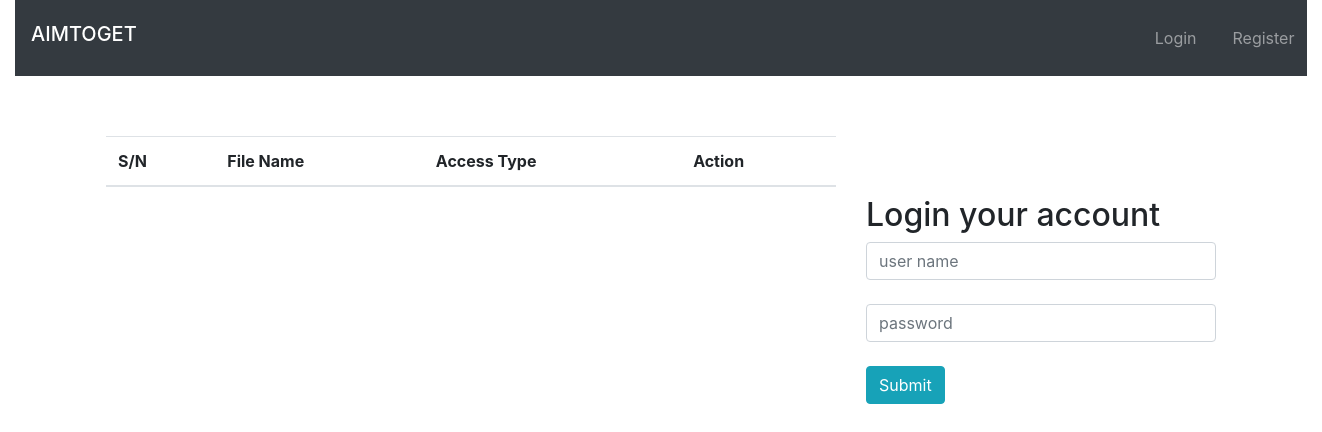
Before: / with the older database file.
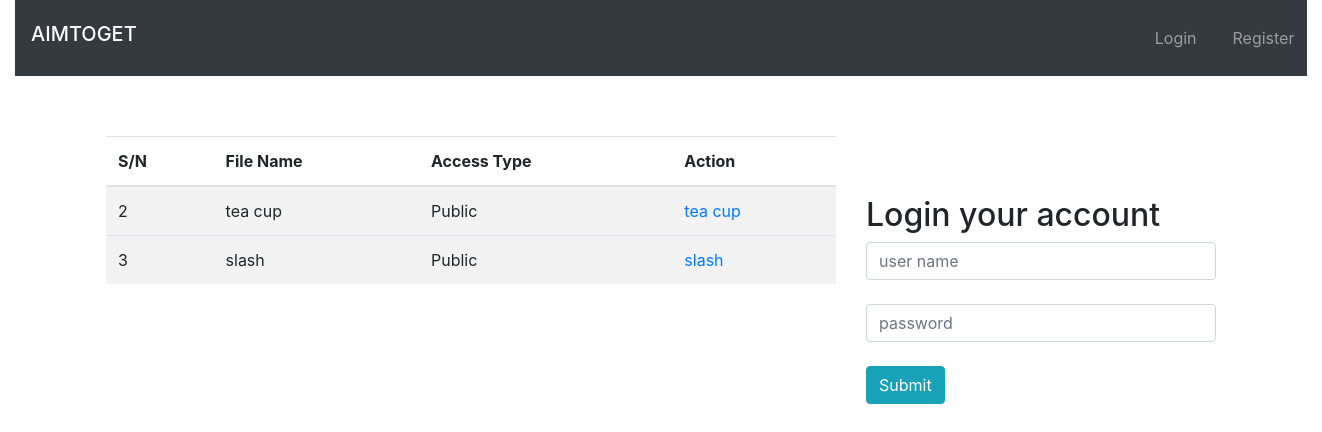
After: the same page with the newer database file.
### tables this page shows
CREATE TABLE `uploads` (
  `id` int(10) NOT NULL,
  `userid` int(10) NOT NULL,
  `name` varchar(20) NOT NULL,
  `file` varchar(20) NOT NULL,
  `access_level` int(11) NOT NULL
);

### Connect.php (called while the page is built)
<?php
class Connect
{
    private $connect;
    public function __construct()
    {
        $dbhost = 'localhost';
        $dbname = 'uploaddb';
        $dbuser = 'root';
        $dbpass = '';
        try {
            $this->connect = new \PDO("mysql:host=$dbhost;dbname=$dbname", $dbuser, $dbpass);
            $this->connect->setAttribute(PDO::ATTR_ERRMODE, PDO::ERRMODE_EXCEPTION);
        } catch (\PDOException $e) {
            exit($e->getMessage());
        }
    }
    public function getConnect()
    {
        return $this->connect;
    }
}

### lib/Library.php (called while the page is built, shortened)
<?php
require "Connect.php";
class Library
{
    public function __construct()
    {
        $this->connection = (new Connect())->getConnect();
    }
}

### index.php (the view, shortened to what this page needs)
<?php
    require __DIR__."/lib/Library.php";
    $app = new Library();
	$app->Auth('id');
?>
<!DOCTYPE html>
<html>
<head>
		<link type="text/css" rel="stylesheet" href="bootstrap/bootstrap.min.css">
        <link rel="stylesheet" type="text/css" href="css/style.css">
</head>
<body>
		<div class="container-fluid">
			<nav class="navbar navbar-expand-sm bg-dark navbar-dark">
				<a href="index.php"><h5><span class="hd">AIMTOGET</span></h5></a>
				<div class="header mr-auto">
				<ul class="navbar-nav">
					<li class="nav-item"><a class="nav-link" href="index.php">Login</a></li>
					<li class="nav-item"><a class="nav-link" href="register.php">Register</a></li>
				</ul>
				</div>
			</nav>
			<div class="container">
			<div class="fm row">
				<div class="col-8">
					<table class="table table-striped">
						<thead>
							<tr>
								<th>S/N</th>
								<th>File Name</th>
								<th>Access Type</th>
								<th>Action</th>
							</tr>
						</thead>
						<tbody>
								<?php
									$statement = "SELECT * FROM uploads WHERE access_level=1 ORDER BY id ASC";
                                    $statement = $app->connection->query($statement);
                                        foreach ($rows = $statement->fetchAll(\PDO::FETCH_ASSOC) as $row) {
											$name = $row['name'];
											$access = $row['access_level'];
											if($access == '1') {
												$access = 'Public';
											}
                                            echo"<tr>
													<td>$row[id]</td>
													<td>$row[name]</td>
													<td>$access</td>
													<td><a href='download.php?filename=".$name."'>$row[name]</a></td>
												<tr>";
                                        }
                                ?>
						</tbody>
					</table>
				</div>
				<div class="fm col-4">
					<form method="post" action="index.php">
						<h2>Login your account</h2>
						<input type="text" class="form-control" name="userinput" placeholder="user name"><br>
						<input type="password" class="form-control" name="password" placeholder="password"><br>
						<input class="btn btn-info" type="submit" name="btnSubmit">
					</form>
				</div>
			</div>
			</div>
		</div>
</body>
</html>

Changed rows visible on the page:
added uploads: id "2", name "tea cup", access_level "Public"
added uploads: id "3", name "slash", access_level "Public"
